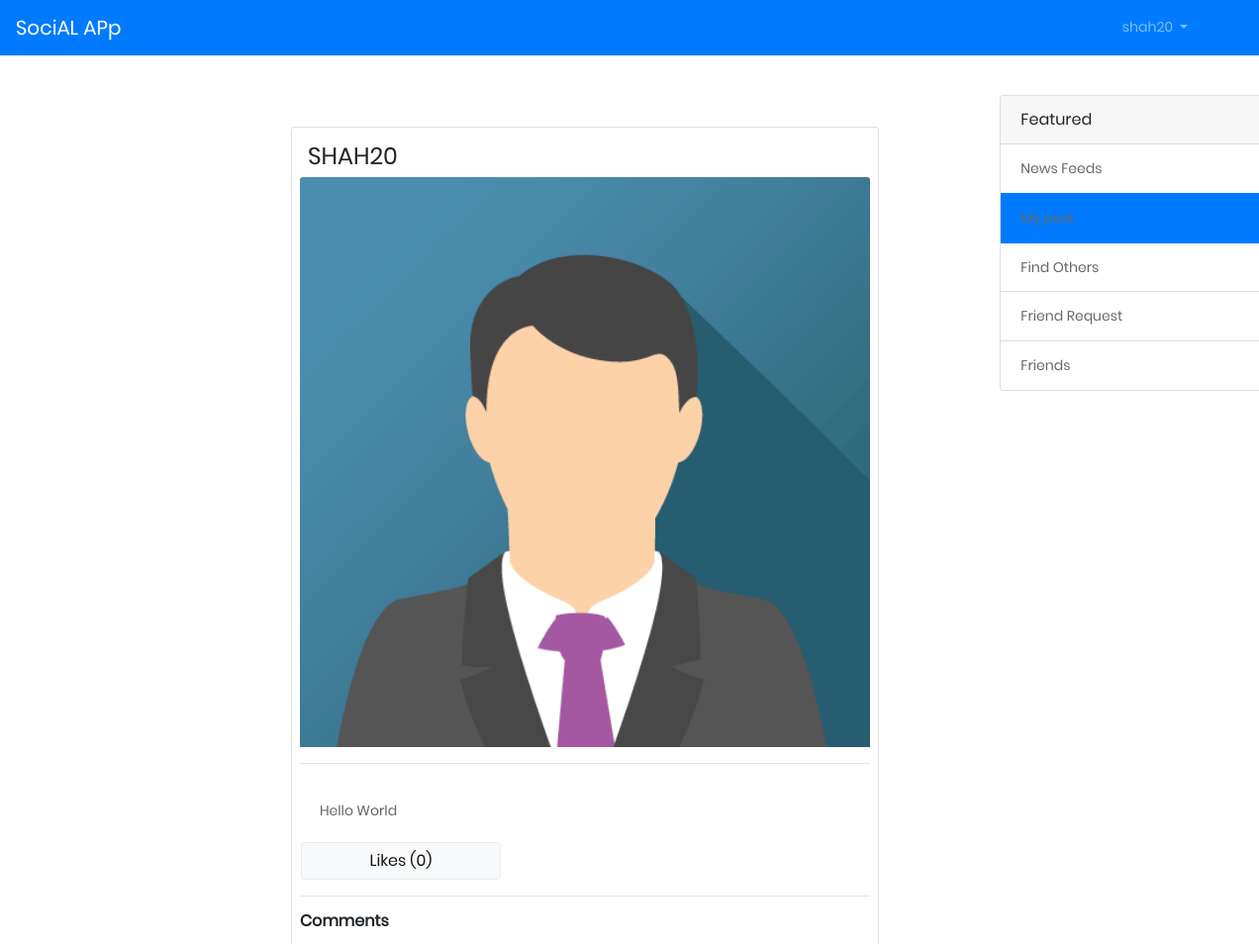
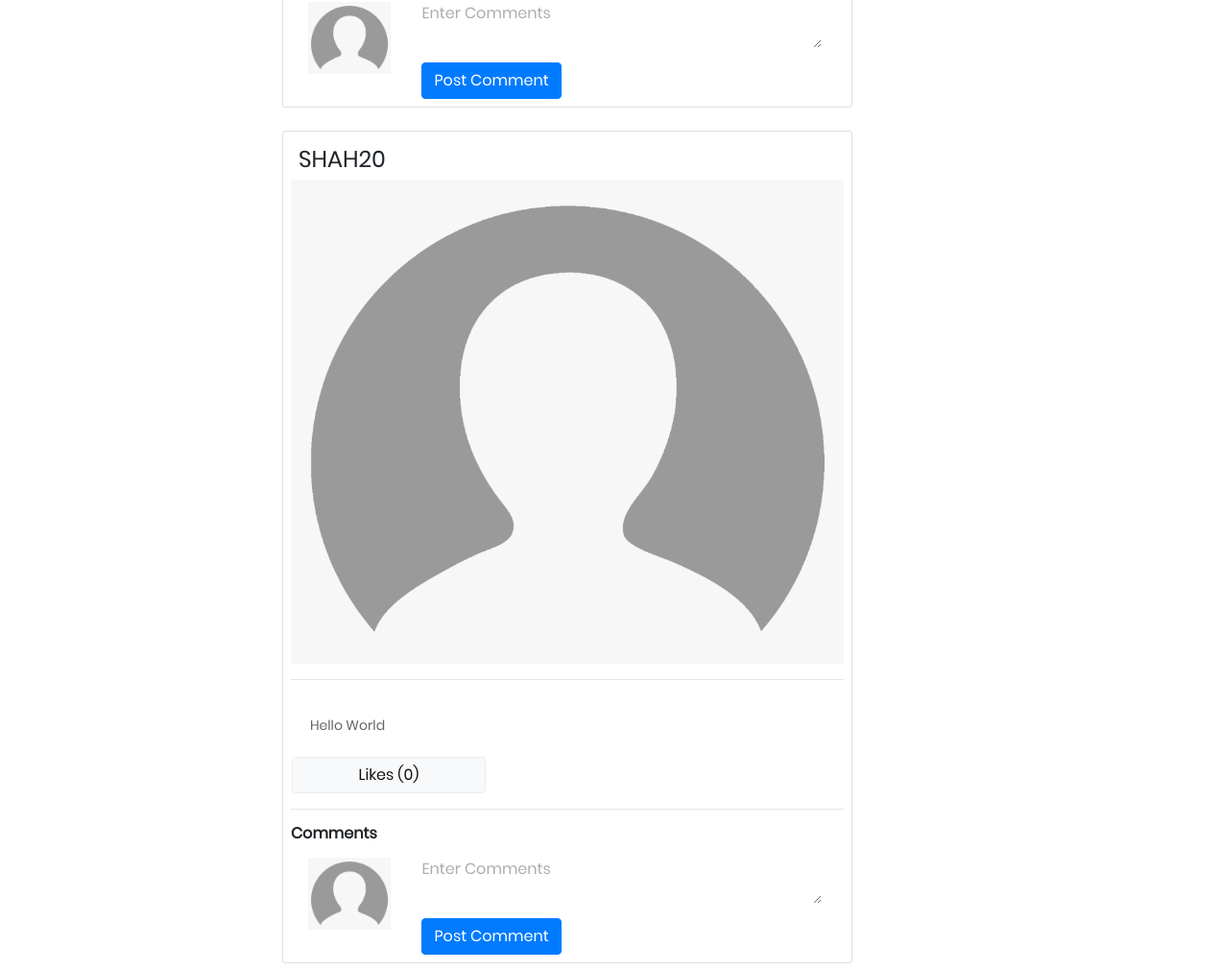
The page /MyPost (signed in) on the database its author committed (2 pictures, top to bottom).
### App/models.py (models this page shows, shortened)
class Post(models.Model):
    user = models.ForeignKey(User,on_delete=models.CASCADE)
    postText = models.CharField(max_length=100)
    postImage = models.ImageField(upload_to="post_pics")
    postLikes = models.ManyToManyField(profile)
    postdate = models.DateTimeField(auto_now=True)

class profile(models.Model):
    user = models.OneToOneField(User,on_delete=models.CASCADE)
    image = models.ImageField(default='default.jpg',upload_to="profile_pics")

### App/views.py (the view)
# urls.py: path('MyPost',views.Mypost,name='mypost'),
@login_required
def Mypost(request):
    comment_Post = Comments.objects.all()
    post = Post.objects.all()
    CommentsPostform = CommentsPost()
    context = {
        'Post':post,
        'comment_Post':comment_Post,
        'Commentform':CommentsPostform
    }
    return render(request,'MyPost.html',context)

### App/forms.py
class CommentsPost(forms.ModelForm):
	commentText = forms.CharField( label="" ,widget=forms.Textarea(attrs={"placeholder":"Enter Comments",'class':'w-100 commentText',"rows":2, "cols":18}))
	class Meta:
		model = Comments
		fields = ['commentText']

### App/templates/MyPost.html (shortened to what this page needs)
{% extends 'base.html' %}
{% load static %}
{% block content %}
<div class="container"><br>
  <div class="row m-3">
    <div class="col-lg-1">
    </div>
    <div class="col-lg-9 p-2">
      {% for post in Post %}
      {% if post.user == request.user %}
      {% if post.postImage %}
      <br>
      <div class="card w-75 d-block m-auto p-2" style="width: 18rem;">
        <h4 class="p-2 text-uppercase">{{post.user}}</h4>
        <img class="card-img-top" src="media/{{post.postImage}}" alt="Card image cap">
        <hr>
        <div class="card-body">
          <p class="card-text">{{ post.postText }}</p>
        </div>
        <form action="">
          <div class="row">
            {% if request.user.profile in post.postLikes.all %}
            <button data-post_id="{{post.id}}" type="button" class="btn btn-primary col-4 ml-3 likebutton">Likes
              ({{post.postLikes.count}})</button>
            {% elif request.user.profile not in post.postLikes.all %}
            <button data-post_id="{{post.id}}" type="button" class="btn btn-light col-4 ml-3 border likebutton">Likes
              ({{post.postLikes.count}})</button>
            {% endif %}
          </div>
        </form>
        <hr>
        <h6 class="mb-3"><b>Comments</b></h6>
        <div class="row">
          <div class="w-25 ">
            <img class="d-block m-auto justify-content-center" style="height: 75px;"
              src="media/{{request.user.profile.image}}" alt="">
          </div>
          <div w-75>
            <form action="" method="POST">
              {{Commentform}}
              <button id="commentSubmit" data-post_id="{{post.id}}" class="btn btn-primary mt-2 commentSubmitted"
                type="button">Post Comment</button>
            </form>
          </div>
        </div>
      </div>
      {% endif %}
      {% endif %}
      {% endfor %}
    </div>
    <div class="col-lg-1">
      <div class="card" style="width: 18rem;">
        <div class="card-header">
          Featured
        </div>
        <ul class="list-group list-group-flush">
          <li class="list-group-item"><a href="">News Feeds</a></li>
          <li class="list-group-item active"><a href="{% url 'mypost' %}">My post</a></li>
          <li class="list-group-item"><a href="{% url 'findothers' %}">Find Others</a></li>
          <li class="list-group-item"><a href="{% url 'getfriendrequest' %}">Friend Request</a></li>
          <li class="list-group-item"><a href="{% url 'getfriendrequest' %}">Friends</a></li>
        </ul>
      </div>
    </div>
  </div>
</div>
{% endblock content  %}

### App/templates/base.html (shortened to what this page needs)
<!DOCTYPE html>
{% load static %}
<html lang="en">
<head>
    <link rel="stylesheet" href="https://maxcdn.bootstrapcdn.com/bootstrap/4.0.0/css/bootstrap.min.css">
    <link href="https://cdn.quilljs.com/1.3.6/quill.snow.css" rel="stylesheet">
    <link href="https://cdn.quilljs.com/1.3.6/quill.bubble.css" rel="stylesheet">
        <link rel="stylesheet" type="text/css" href="{% static 'vendor/bootstrap/css/bootstrap.min.css' %}">
        <link rel="stylesheet" type="text/css" href="{% static 'fonts/font-awesome-4.7.0/css/font-awesome.min.css' %}">
        <link rel="stylesheet" type="text/css" href="{% static 'fonts/iconic/css/material-design-iconic-font.min.css' %}">
        <link rel="stylesheet" type="text/css" href="{% static 'vendor/animate/animate.css' %}">
        <link rel="stylesheet" type="text/css" href="{% static 'vendor/css-hamburgers/hamburgers.min.css' %}">
        <link rel="stylesheet" type="text/css" href="{% static 'vendor/animsition/css/animsition.min.css' %}">
        <link rel="stylesheet" type="text/css" href="{% static 'vendor/select2/select2.min.css' %}">
        <link rel="stylesheet" type="text/css" href="{% static 'vendor/daterangepicker/daterangepicker.css' %}">
        <link rel="stylesheet" type="text/css" href="{% static 'css/util.css' %}">
        <link rel="stylesheet" type="text/css" href="{% static 'css/main.css' %}">
</head>
<body>
    {% if request.user.is_authenticated %}
        <nav class="navbar navbar-expand-lg navbar-dark bg-primary">
            <a class="navbar-brand" href="{% url 'home' %}">SociAL APp</a>
            <div class="collapse navbar-collapse" id="navbarSupportedContent">
                <ul class="navbar-nav ml-auto">
                    <li class="nav-item dropdown mr-5 ">
                        <a class="nav-link dropdown-toggle" href="#" id="navbarDropdown" role="button" data-toggle="dropdown" aria-haspopup="true" aria-expanded="false">
                        {{ request.user }}
                            </a>
                    </li>
                </ul>
            </div>
        </nav>
    {% endif %}
    {% block content %}
    {% endblock  %}
</body>
</html>

### App/static/css/main.css (style rules this page uses)
* { margin: 0px; padding: 0px; box-sizing: border-box; }
body, html { height: 100%; font-family: Poppins-Regular, sans-serif; }
a { font-family: Poppins-Regular; font-size: 14px; line-height: 1.7; color: #666666; margin: 0px; transition: all 0.4s; -webkit-transition: all 0.4s; -o-transition: all 0.4s; -moz-transition: all 0.4s; }
h1,h2,h3,h4,h5,h6 { margin: 0px; }
p { font-family: Poppins-Regular; font-size: 14px; line-height: 1.7; color: #666666; margin: 0px; }
ul, li { margin: 0px; list-style-type: none; }
textarea { outline: none; border: none; }
button { outline: none !important; border: none; background: transparent; }

### rows shown on the page
Post: user "SHAH20", postImage (picture), postText "Hello World", postLikes.count "0", user.profile.image (placeholder picture)
Post: user "SHAH20", postImage (placeholder picture), postText "Hello World", postLikes.count "0", user.profile.image (placeholder picture)

### other values the page prints
{{ request.user }} "shah20"
